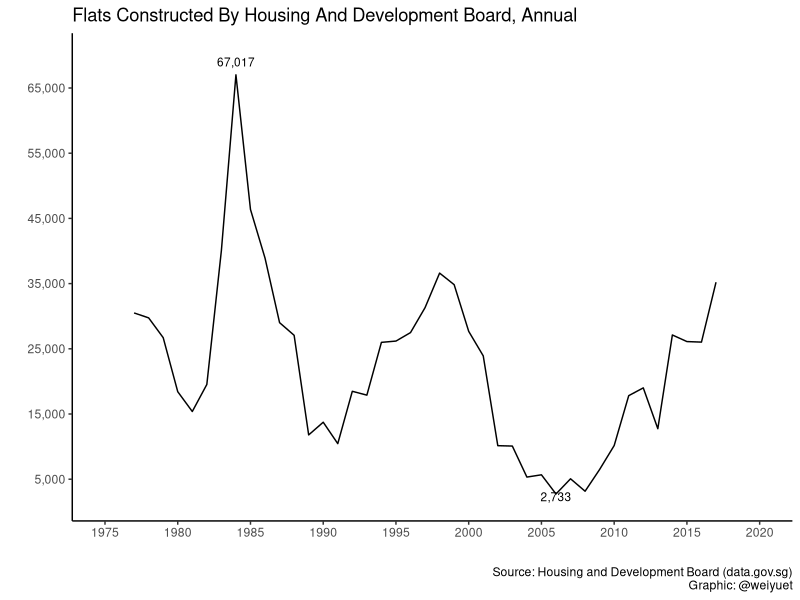
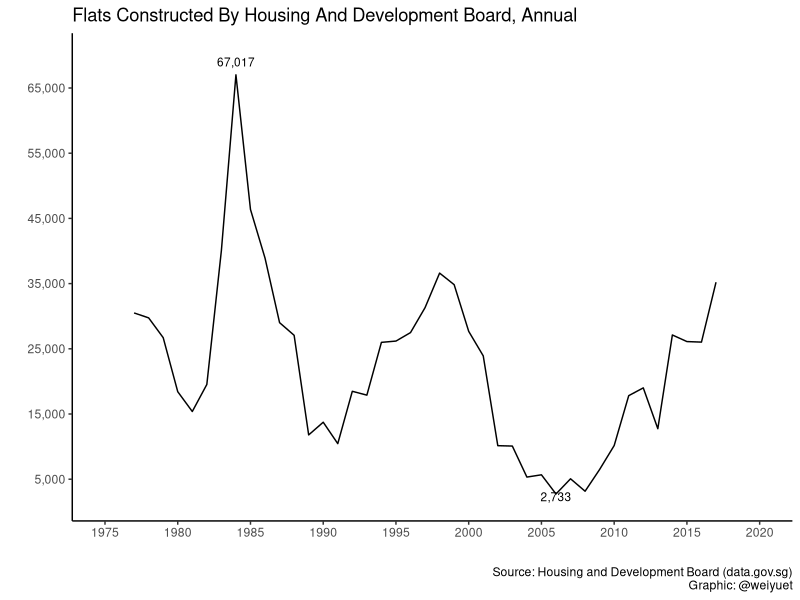

The R script that drew these images, in order:
#Load libraries
library(tidyverse)
library(scales)

#Load data
flats_constructed <- read_csv("data/flats-constructed/flats-constructed-by-housing-and-development-board-annual.csv")

#Plot number of flats constructed
flats_constructed %>% 
  ggplot(aes(x = year, y = flats_constructed)) +
  geom_line() +
  scale_x_continuous(limits = c(1975, 2020),
                     breaks = seq(1975, 2020, 5)) +
  scale_y_continuous(limits = c(2000, 70000),
                     breaks = seq(5000, 70000, 10000),
                     labels = label_number(big.mark = ",")) +
  annotate("text", x = 1984, y = 69000, label = "67,017", size = 3) + #peak
  annotate("text", x = 2006, y = 2300, label = "2,733", size = 3) + #trough
  theme_classic() +
  labs(x = "", y = "",
       title = "Flats Constructed By Housing And Development Board, Annual",
       caption = "Source: Housing and Development Board (data.gov.sg)\nGraphic: @weiyuet")

#Save png
ggsave("figures/flats-constructed.png", width = 6, height = 4.5)
